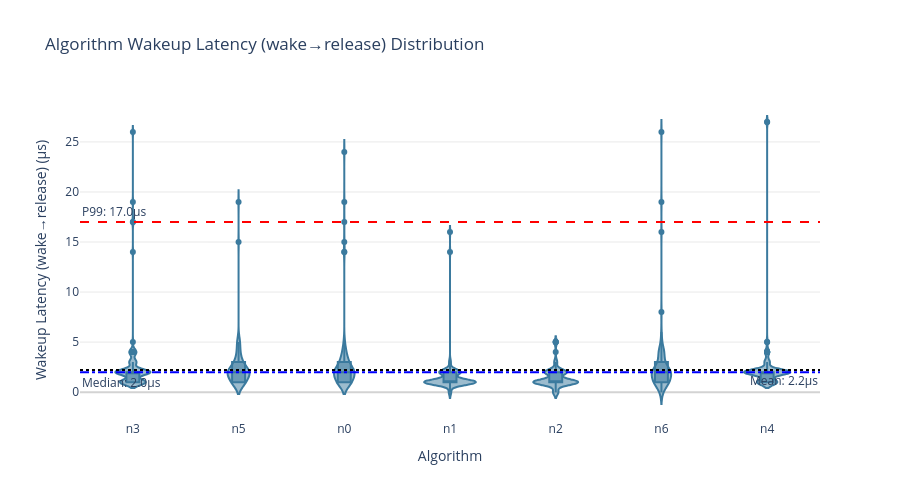

The code cell stored with this chart in its notebook:
### Code cell
# Cell 1: Wakeup Latency Distribution by Algorithm
def draw_algo_wakeup_violin(df, p99_cut=False):
    """
    Draw algorithm-level Wakeup Latency distribution
    Wakeup Latency: wake → release
    """
    metric = 'wakeup_lat'
    metric_name = 'Wakeup Latency (wake→release)'

    df_plot = df.copy()
    if p99_cut:
        p99_threshold = df_plot[metric].quantile(0.99)
        df_plot = df_plot[df_plot[metric] <= p99_threshold]
        suffix = " (P99 Truncated)"
    else:
        suffix = ""

    fig = px.violin(
        df_plot,
        x='algo',
        y=metric,
        box=True,
        points="outliers",
        title=f"Algorithm {metric_name} Distribution{suffix}",
        color_discrete_sequence=[PLA['wakeup_lat']],  # 直接取单个颜色，注意是列表
        labels={'algo': 'Algorithm', metric: f'{metric_name} (µs)'}
    )

    mean_val = df_plot[metric].mean()
    median_val = df_plot[metric].median()
    p99_val = df_plot[metric].quantile(0.99)

    fig.add_hline(y=mean_val, line_dash="dot", line_color="black",
                  annotation_text=f"Mean: {mean_val:.1f}µs", annotation_position="bottom right")
    fig.add_hline(y=p99_val, line_dash="dash", line_color="red",
                  annotation_text=f"P99: {p99_val:.1f}µs", annotation_position="top left")
    fig.add_hline(y=median_val, line_dash="dashdot", line_color="blue",
                  annotation_text=f"Median: {median_val:.1f}µs", annotation_position="bottom left")

    fig.update_layout(plot_bgcolor='white', height=500, width=900)
    fig.update_yaxes(range=[0, None])  # 从0开始
    fig.update_yaxes(gridcolor='lightgray', gridwidth=0.5, zeroline=True, zerolinecolor='lightgray')
    fig.show()

    print(f"\nWakeup Latency - Mean: {mean_val:.1f}µs, P99: {p99_val:.1f}µs, Samples: {len(df_plot)}")

draw_algo_wakeup_violin(analysis_df, p99_cut=False)

### Figure 1 — Plotly figure (JSON) as saved in the notebook; plotly's stock layout.template omitted (floating-point values rounded to 4 significant figures; data arrays with more than 128 entries replaced by an {"elided": "..."} marker saying what was removed)
{"data": [{"alignmentgroup": "True", "box": {"visible": true}, "hovertemplate": "Algorithm=%{x}<br>Wakeup Latency (wake→release) (µs)=%{y}<extra></extra>", "legendgroup": "", "marker": {"color": "#3B7A9E"}, "name": "", "offsetgroup": "", "orientation": "v", "points": "outliers", "scalegroup": "True", "showlegend": false, "x": {"elided": "922 str values"}, "x0": " ", "xaxis": "x", "y": {"elided": "922 int values"}, "y0": " ", "yaxis": "y", "type": "violin"}], "layout": {"xaxis": {"anchor": "y", "domain": [0.0, 1.0], "title": {"text": "Algorithm"}}, "yaxis": {"anchor": "x", "domain": [0.0, 1.0], "title": {"text": "Wakeup Latency (wake→release) (µs)"}, "range": [0, null], "gridcolor": "lightgray", "gridwidth": 0.5, "zeroline": true, "zerolinecolor": "lightgray"}, "legend": {"tracegroupgap": 0}, "title": {"text": "Algorithm Wakeup Latency (wake→release) Distribution"}, "violinmode": "group", "shapes": [{"line": {"color": "black", "dash": "dot"}, "type": "line", "x0": 0, "x1": 1, "xref": "x domain", "y0": 2.222, "y1": 2.222, "yref": "y"}, {"line": {"color": "red", "dash": "dash"}, "type": "line", "x0": 0, "x1": 1, "xref": "x domain", "y0": 17.0, "y1": 17.0, "yref": "y"}, {"line": {"color": "blue", "dash": "dashdot"}, "type": "line", "x0": 0, "x1": 1, "xref": "x domain", "y0": 2.0, "y1": 2.0, "yref": "y"}], "annotations": [{"showarrow": false, "text": "Mean: 2.2µs", "x": 1, "xanchor": "right", "xref": "x domain", "y": 2.222, "yanchor": "top", "yref": "y"}, {"showarrow": false, "text": "P99: 17.0µs", "x": 0, "xanchor": "left", "xref": "x domain", "y": 17.0, "yanchor": "bottom", "yref": "y"}, {"showarrow": false, "text": "Median: 2.0µs", "x": 0, "xanchor": "left", "xref": "x domain", "y": 2.0, "yanchor": "top", "yref": "y"}], "plot_bgcolor": "white", "height": 500, "width": 900}}
